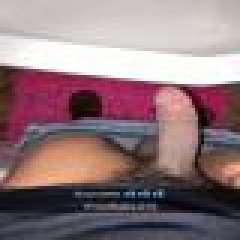
#> input picture resized_pics/rjo2ue.jpg, 80 x 80 px (shown 3 times larger); its folder holds 4 pictures in this run
$ jupyter execute preprocess_bw.ipynb
#> lines starting #> are read from the running program, lines starting #| are printed output that depends on the picture
[cell 1]
import pandas as pd
import numpy as np
import cv2
import os
from alive_progress import alive_bar

[cell 2]
rows = []
class_size = 5
n_classes = int(255/class_size)
for i in range(n_classes):
    rows.append([i * class_size, 0, 'none'])

df = pd.DataFrame(rows, columns=['bw', 'n_files', 'files'])
df.head()

[cell 3]
files = os.listdir('resized_pics/')
with alive_bar(len(files)) as bar:
    for f in files:
        img = cv2.imread(f'resized_pics/{f}', cv2.IMREAD_GRAYSCALE)
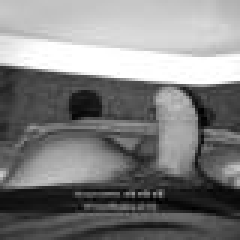
#> img: shape (80, 80) (shown 3 times larger); min 0, max 255, mean 127.4
        avg_color_per_row = np.average(img, axis=0)
#> avg_color_per_row = 80 values, max 153.7 at index 58, min 102.4 at index 1, mean 127.4
        avg_color = np.average(avg_color_per_row, axis=0)
#> avg_color = 127.4

        color_class = avg_color - avg_color % class_size
#> color_class = 125
        index = (color_class / class_size)
#> index = 25
        index = int(index)

        files = df.loc[index, 'files']
#> files = 'none'
        files = files.split(';') if files != 'none' else []
#> files = []
        files.append(f)
        df.at[index, 'files'] = ';'.join(files)
        df.at[index, 'n_files'] = len(files)

        bar()
#> pass 2 of the loop `for f in files:`:
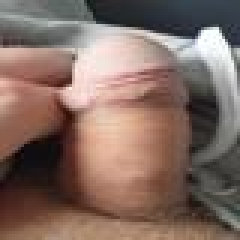
#> input picture resized_pics/rm4cx8.jpg, 80 x 80 px (shown 3 times larger)
#> `img = cv2.imread(f'resized_pics/{f}', cv2.IMREAD_GRAYSCALE)`:
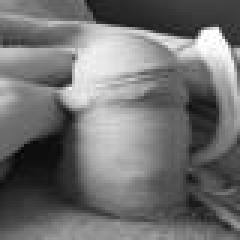
#> img: shape (80, 80) (shown 3 times larger); min 1, max 255, mean 113.5
#> avg_color_per_row = 80 values, max 166.9 at index 34, min 74.29 at index 64, mean 113.5
#> avg_color = 113.5
#> color_class = 110
#> index = 22
#> `files = df.loc[index, 'files']`: files = 'none'
#> `files = files.split(';') if files != 'none' else []`: files = []
#> pass 3 of the loop `for f in files:`:
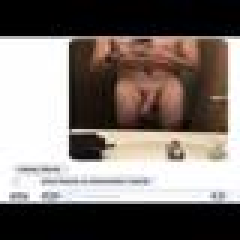
#> input picture resized_pics/rm4vmd.jpg, 80 x 80 px (shown 3 times larger)
#> `img = cv2.imread(f'resized_pics/{f}', cv2.IMREAD_GRAYSCALE)`:
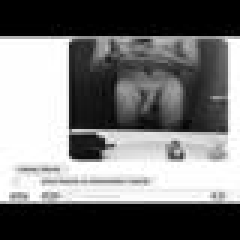
#> img: shape (80, 80) (shown 3 times larger); min 0, max 255, mean 118.6
#> avg_color_per_row = 80 values, max 176.1 at index 2, min 60.94 at index 24, mean 118.6
#> avg_color = 118.6
#> color_class = 115
#> index = 23
#> `files = df.loc[index, 'files']`: files = 'none'
#> `files = files.split(';') if files != 'none' else []`: files = []
#> the loop made 4 passes; the first 3 are shown
